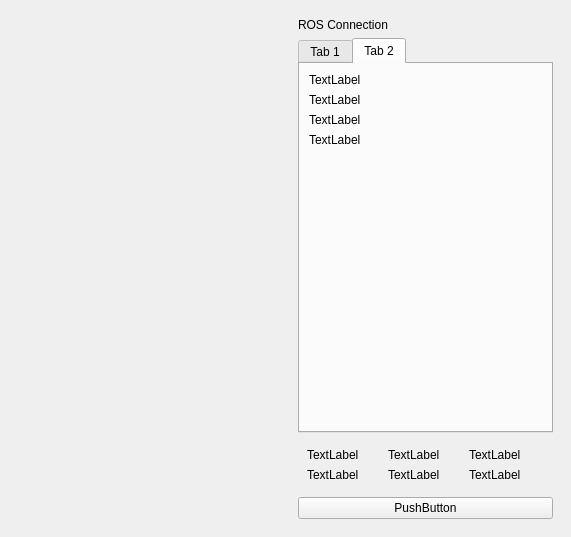
<?xml version="1.0" encoding="UTF-8"?>
<ui version="4.0">
 <class>MainWindow</class>
 <widget class="QMainWindow" name="MainWindow">
  <property name="geometry">
   <rect>
    <x>0</x>
    <y>0</y>
    <width>571</width>
    <height>537</height>
   </rect>
  </property>
  <property name="windowTitle">
   <string>Turtle</string>
  </property>
  <widget class="QWidget" name="centralwidget">
   <property name="styleSheet">
    <string notr="true"/>
   </property>
   <layout class="QGridLayout" name="gridLayout">
    <item row="1" column="0">
     <widget class="QWidget" name="widget" native="true">
      <property name="sizePolicy">
       <sizepolicy hsizetype="Expanding" vsizetype="Expanding">
        <horstretch>0</horstretch>
        <verstretch>0</verstretch>
       </sizepolicy>
      </property>
     </widget>
    </item>
    <item row="1" column="1">
     <widget class="QWidget" name="widget_2" native="true">
      <property name="sizePolicy">
       <sizepolicy hsizetype="Expanding" vsizetype="Expanding">
        <horstretch>0</horstretch>
        <verstretch>0</verstretch>
       </sizepolicy>
      </property>
      <property name="styleSheet">
       <string notr="true">max-width:350px;</string>
      </property>
      <layout class="QVBoxLayout" name="verticalLayout_2">
       <item>
        <widget class="QLabel" name="label_9">
         <property name="text">
          <string>ROS Connection</string>
         </property>
        </widget>
       </item>
       <item>
        <widget class="QTabWidget" name="tabWidget">
         <property name="currentIndex">
          <number>1</number>
         </property>
         <widget class="QWidget" name="tab">
          <attribute name="title">
           <string>Tab 1</string>
          </attribute>
         </widget>
         <widget class="QWidget" name="tab_2">
          <attribute name="title">
           <string>Tab 2</string>
          </attribute>
          <layout class="QFormLayout" name="formLayout_2">
           <item row="0" column="0">
            <widget class="QLabel" name="label">
             <property name="text">
              <string>TextLabel</string>
             </property>
            </widget>
           </item>
           <item row="0" column="1">
            <widget class="QLabel" name="label_2">
             <property name="text">
              <string/>
             </property>
            </widget>
           </item>
           <item row="1" column="0">
            <widget class="QLabel" name="label_3">
             <property name="text">
              <string>TextLabel</string>
             </property>
            </widget>
           </item>
           <item row="1" column="1">
            <widget class="QLabel" name="label_4">
             <property name="text">
              <string/>
             </property>
            </widget>
           </item>
           <item row="2" column="0">
            <widget class="QLabel" name="label_5">
             <property name="text">
              <string>TextLabel</string>
             </property>
            </widget>
           </item>
           <item row="2" column="1">
            <widget class="QLabel" name="label_6">
             <property name="text">
              <string/>
             </property>
            </widget>
           </item>
           <item row="3" column="0">
            <widget class="QLabel" name="label_7">
             <property name="text">
              <string>TextLabel</string>
             </property>
            </widget>
           </item>
           <item row="3" column="1">
            <widget class="QLabel" name="label_8">
             <property name="text">
              <string/>
             </property>
            </widget>
           </item>
          </layout>
         </widget>
        </widget>
       </item>
       <item>
        <widget class="QWidget" name="widget_5" native="true">
         <property name="styleSheet">
          <string notr="true">margin:0px;</string>
         </property>
         <layout class="QGridLayout" name="gridLayout_2">
          <item row="1" column="0">
           <widget class="QLabel" name="label_10">
            <property name="text">
             <string>TextLabel</string>
            </property>
           </widget>
          </item>
          <item row="3" column="0">
           <widget class="QLabel" name="label_11">
            <property name="text">
             <string>TextLabel</string>
            </property>
           </widget>
          </item>
          <item row="1" column="2">
           <widget class="QLabel" name="label_12">
            <property name="text">
             <string>TextLabel</string>
            </property>
           </widget>
          </item>
          <item row="3" column="2">
           <widget class="QLabel" name="label_13">
            <property name="text">
             <string>TextLabel</string>
            </property>
           </widget>
          </item>
          <item row="3" column="1">
           <widget class="QLabel" name="label_15">
            <property name="text">
             <string>TextLabel</string>
            </property>
           </widget>
          </item>
          <item row="1" column="1">
           <widget class="QLabel" name="label_14">
            <property name="text">
             <string>TextLabel</string>
            </property>
           </widget>
          </item>
         </layout>
        </widget>
       </item>
       <item>
        <widget class="QPushButton" name="pushButton">
         <property name="text">
          <string>PushButton</string>
         </property>
        </widget>
       </item>
      </layout>
     </widget>
    </item>
   </layout>
  </widget>
  <widget class="QMenuBar" name="menubar">
   <property name="geometry">
    <rect>
     <x>0</x>
     <y>0</y>
     <width>571</width>
     <height>23</height>
    </rect>
   </property>
  </widget>
 </widget>
 <resources/>
 <connections/>
</ui>
